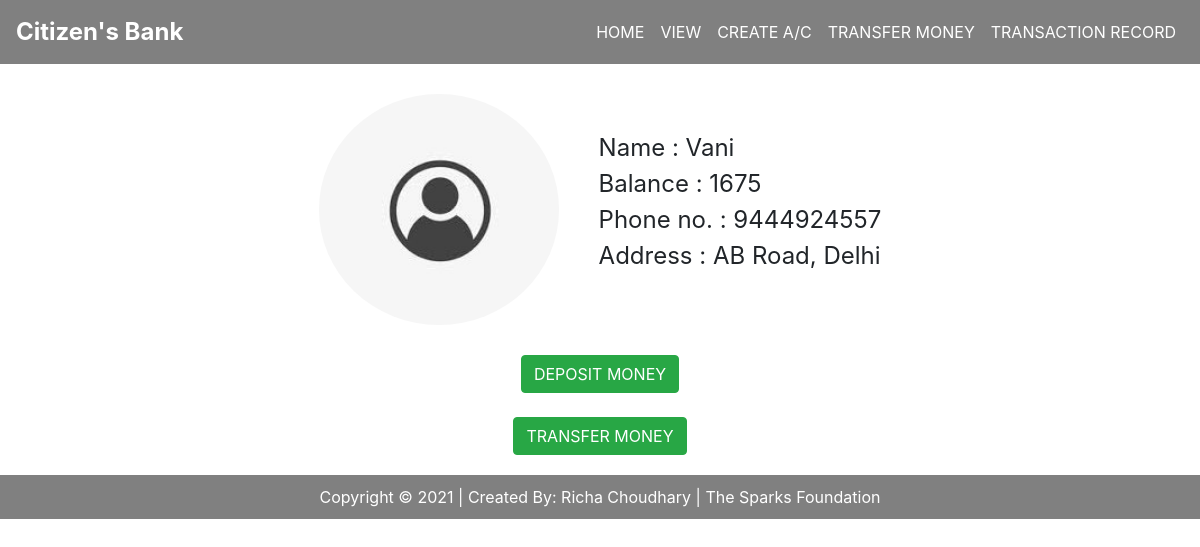
Page /acc_details.php?id=2 on the committed database.
### tables this page shows
CREATE TABLE `details` (
  `id` int(11) NOT NULL,
  `name` varchar(25) NOT NULL,
  `balance` bigint(20) NOT NULL,
  `phone` bigint(11) NOT NULL,
  `address` varchar(50) NOT NULL
);

### acc_details.php (the view, shortened to what this page needs)
<?php
include "navigation.php";
$ac_no = $_GET['id'];
$conn = mysqli_connect("localhost","root", "", "basic banking sys project") or die("Connection Failed");
$sql = "SELECT * FROM details WHERE id='{$ac_no}'";
$result = mysqli_query($conn, $sql) or die("Query Unsuccessful");
if(mysqli_num_rows($result) > 0){
    while($row = mysqli_fetch_assoc($result)){
?>
<div class="user-details d-flex justify-content-center">
    <img class="user-dp" src="Images/user.jpg" alt="Profile Picture">
    <div class="user-info d-flex align-items-center">
        <ul>
            <li>Name : <?php echo $row['name']; ?></li>
            <li>Balance : <?php echo $row['balance']; ?></li>
            <li>Phone no. : <?php echo $row['phone']; ?></li>
            <li>Address : <?php echo $row['address']; ?></li>
        </ul>
    </div>
</div>
<div class="d-flex justify-content-center">
    <a class="btn btn-success" href="add.php">DEPOSIT MONEY</a>
</div>
<div class="d-flex justify-content-center">
    <a class="btn btn-success" href="transfer.php">TRANSFER MONEY</a>
</div>
<?php
    }
}
?>
<?php include "footer.php" ?>

### style.css (style rules this page uses)
ul { list-style: none; }
.createform, .transfer-form, .user-details { margin: 30px auto; }
.user-dp { border-radius: 50%; -webkit-border-radius: 50%; -moz-border-radius: 50%; -ms-border-radius: 50%; -o-border-radius: 50%; }
.user-dp { width: 20%; }
.user-info { font-size: 3vh; }

### rows in the picture
details: name "Vani", balance "1675", phone "9444924557", address "AB Road, Delhi"
